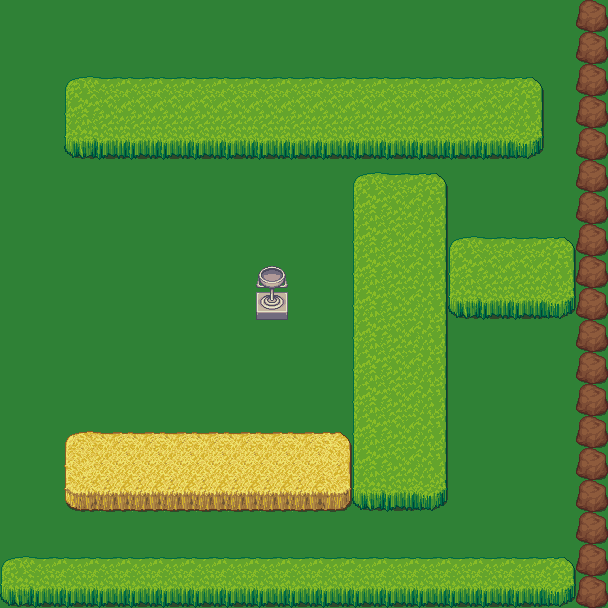

This is a level from a 2D game, rendered from its Tiled map with the project's own tilesets. A one-line summary and the map file follow, with tile-layer data summarised:
An orthogonal 19x19 tile map with 32x32 px tiles, 3 tile layers (Tile Layer 1, Tile Layer 2, Tile Layer 3) and 14 objects (2x 0, health, For some reason you can't go through the, How did you find me?? Jeez, you must hid, 2, ...).

<map version="1.0" orientation="orthogonal" width="19" height="19" tilewidth="32" tileheight="32">
 <tileset firstgid="1" name="terrain" tilewidth="32" tileheight="32">
  <image source="../terrain.png" width="672" height="736" />
 </tileset>
 <layer name="Tile Layer 1" width="19" height="19">
  <data>[361 cells, 361 non-empty, 1 distinct tile ids]</data>
 </layer>
 <layer name="Tile Layer 2" width="19" height="19">
  <data>[361 cells, 51 non-empty, 8 distinct tile ids]</data>
 </layer>
 <layer name="Tile Layer 3" width="19" height="19">
  <data>[361 cells, 123 non-empty, 16 distinct tile ids]</data>
 </layer>
 <objectgroup name="walls" width="19" height="19">
  <object x="64" y="128" width="480" height="6" />
  <object x="64" y="480" width="384" height="6" />
  <object x="0" y="576" width="576" height="32" />
  <object x="448" y="288" width="128" height="6" />
  <object x="576" y="0" width="32" height="608" />
  <object x="256" y="288" width="32" height="32" />
 </objectgroup>
 <objectgroup name="speech" width="19" height="19">
  <object name="''" type="health" x="256" y="288" width="32" height="32" />
 </objectgroup>
 <objectgroup name="npc" width="19" height="19">
  <object name="For some reason you can't go through the grass!`I wonder why! Seems lazy...." x="160" y="64" width="32" height="64" />
  <object name="How did you find me?? Jeez, you must hide n seek champ!`Yo champ in the making! Wait, wrong game...." x="416" y="320" width="32" height="64" />
 </objectgroup>
 <objectgroup name="enemies" width="19" height="19">
  <object name="0" x="96" y="352" width="32" height="32" />
  <object name="0" x="288" y="352" width="32" height="32" />
  <object name="2" x="224" y="192" width="32" height="32" />
 </objectgroup>
 <objectgroup name="warps" width="19" height="19">
  <object name="route3" x="0" y="-32" width="576" height="32" />
  <object name="route9" x="-32" y="0" width="32" height="608" />
 </objectgroup>
</map>
